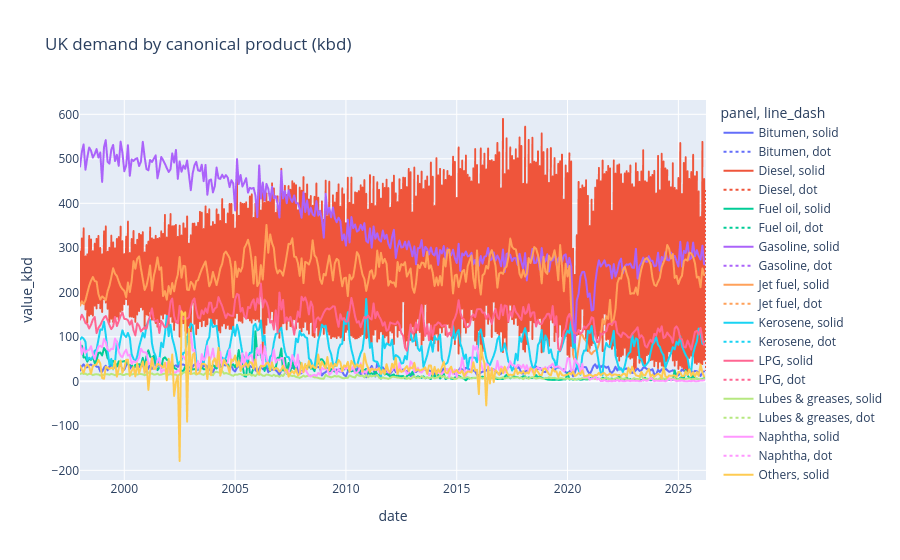

Notebook cell for this chart:
### Markdown cell above
## 4. Canonical rollup

### Code cell
fig_c = px.line(
    demand_canonical,
    x="date",
    y="value_kbd",
    color="panel",
    line_dash=demand_canonical["is_provisional"].map({True: "dot", False: "solid"}),
    title="UK demand by canonical product (kbd)",
)
fig_c.show()

### Figure 1 — Plotly figure (JSON) as saved in the notebook; plotly's stock layout.template omitted (floating-point values rounded to 4 significant figures; data arrays with more than 128 entries replaced by an {"elided": "..."} marker saying what was removed)
{"data": [{"hovertemplate": "panel=Bitumen<br>line_dash=solid<br>date=%{x}<br>value_kbd=%{y}<extra></extra>", "legendgroup": "Bitumen, solid", "line": {"color": "#636efa", "dash": "solid"}, "marker": {"symbol": "circle"}, "mode": "lines", "name": "Bitumen, solid", "showlegend": true, "type": "scattergl", "x": {"elided": "339 str values"}, "xaxis": "x", "y": {"elided": "339 float values"}, "yaxis": "y"}, {"hovertemplate": "panel=Bitumen<br>line_dash=dot<br>date=%{x}<br>value_kbd=%{y}<extra></extra>", "legendgroup": "Bitumen, dot", "line": {"color": "#636efa", "dash": "dot"}, "marker": {"symbol": "circle"}, "mode": "lines", "name": "Bitumen, dot", "showlegend": true, "type": "scattergl", "x": ["2026-04-01T00:00:00"], "xaxis": "x", "y": [25.82], "yaxis": "y"}, {"hovertemplate": "panel=Diesel<br>line_dash=solid<br>date=%{x}<br>value_kbd=%{y}<extra></extra>", "legendgroup": "Diesel, solid", "line": {"color": "#EF553B", "dash": "solid"}, "marker": {"symbol": "circle"}, "mode": "lines", "name": "Diesel, solid", "showlegend": true, "type": "scattergl", "x": {"elided": "678 str values"}, "xaxis": "x", "y": {"elided": "678 float values"}, "yaxis": "y"}, {"hovertemplate": "panel=Diesel<br>line_dash=dot<br>date=%{x}<br>value_kbd=%{y}<extra></extra>", "legendgroup": "Diesel, dot", "line": {"color": "#EF553B", "dash": "dot"}, "marker": {"symbol": "circle"}, "mode": "lines", "name": "Diesel, dot", "showlegend": true, "type": "scattergl", "x": ["2026-04-01T00:00:00", "2026-04-01T00:00:00"], "xaxis": "x", "y": [431.8, 25.41], "yaxis": "y"}, {"hovertemplate": "panel=Fuel oil<br>line_dash=solid<br>date=%{x}<br>value_kbd=%{y}<extra></extra>", "legendgroup": "Fuel oil, solid", "line": {"color": "#00cc96", "dash": "solid"}, "marker": {"symbol": "circle"}, "mode": "lines", "name": "Fuel oil, solid", "showlegend": true, "type": "scattergl", "x": {"elided": "339 str values"}, "xaxis": "x", "y": {"elided": "339 float values"}, "yaxis": "y"}, {"hovertemplate": "panel=Fuel oil<br>line_dash=dot<br>date=%{x}<br>value_kbd=%{y}<extra></extra>", "legendgroup": "Fuel oil, dot", "line": {"color": "#00cc96", "dash": "dot"}, "marker": {"symbol": "circle"}, "mode": "lines", "name": "Fuel oil, dot", "showlegend": true, "type": "scattergl", "x": ["2026-04-01T00:00:00"], "xaxis": "x", "y": [5.377], "yaxis": "y"}, {"hovertemplate": "panel=Gasoline<br>line_dash=solid<br>date=%{x}<br>value_kbd=%{y}<extra></extra>", "legendgroup": "Gasoline, solid", "line": {"color": "#ab63fa", "dash": "solid"}, "marker": {"symbol": "circle"}, "mode": "lines", "name": "Gasoline, solid", "showlegend": true, "type": "scattergl", "x": {"elided": "339 str values"}, "xaxis": "x", "y": {"elided": "339 float values"}, "yaxis": "y"}, {"hovertemplate": "panel=Gasoline<br>line_dash=dot<br>date=%{x}<br>value_kbd=%{y}<extra></extra>", "legendgroup": "Gasoline, dot", "line": {"color": "#ab63fa", "dash": "dot"}, "marker": {"symbol": "circle"}, "mode": "lines", "name": "Gasoline, dot", "showlegend": true, "type": "scattergl", "x": ["2026-04-01T00:00:00"], "xaxis": "x", "y": [274.9], "yaxis": "y"}, {"hovertemplate": "panel=Jet fuel<br>line_dash=solid<br>date=%{x}<br>value_kbd=%{y}<extra></extra>", "legendgroup": "Jet fuel, solid", "line": {"color": "#FFA15A", "dash": "solid"}, "marker": {"symbol": "circle"}, "mode": "lines", "name": "Jet fuel, solid", "showlegend": true, "type": "scattergl", "x": {"elided": "339 str values"}, "xaxis": "x", "y": {"elided": "339 float values"}, "yaxis": "y"}, {"hovertemplate": "panel=Jet fuel<br>line_dash=dot<br>date=%{x}<br>value_kbd=%{y}<extra></extra>", "legendgroup": "Jet fuel, dot", "line": {"color": "#FFA15A", "dash": "dot"}, "marker": {"symbol": "circle"}, "mode": "lines", "name": "Jet fuel, dot", "showlegend": true, "type": "scattergl", "x": ["2026-04-01T00:00:00"], "xaxis": "x", "y": [259.7], "yaxis": "y"}, {"hovertemplate": "panel=Kerosene<br>line_dash=solid<br>date=%{x}<br>value_kbd=%{y}<extra></extra>", "legendgroup": "Kerosene, solid", "line": {"color": "#19d3f3", "dash": "solid"}, "marker": {"symbol": "circle"}, "mode": "lines", "name": "Kerosene, solid", "showlegend": true, "type": "scattergl", "x": {"elided": "339 str values"}, "xaxis": "x", "y": {"elided": "339 float values"}, "yaxis": "y"}, {"hovertemplate": "panel=Kerosene<br>line_dash=dot<br>date=%{x}<br>value_kbd=%{y}<extra></extra>", "legendgroup": "Kerosene, dot", "line": {"color": "#19d3f3", "dash": "dot"}, "marker": {"symbol": "circle"}, "mode": "lines", "name": "Kerosene, dot", "showlegend": true, "type": "scattergl", "x": ["2026-04-01T00:00:00"], "xaxis": "x", "y": [57.59], "yaxis": "y"}, {"hovertemplate": "panel=LPG<br>line_dash=solid<br>date=%{x}<br>value_kbd=%{y}<extra></extra>", "legendgroup": "LPG, solid", "line": {"color": "#FF6692", "dash": "solid"}, "marker": {"symbol": "circle"}, "mode": "lines", "name": "LPG, solid", "showlegend": true, "type": "scattergl", "x": {"elided": "339 str values"}, "xaxis": "x", "y": {"elided": "339 float values"}, "yaxis": "y"}, {"hovertemplate": "panel=LPG<br>line_dash=dot<br>date=%{x}<br>value_kbd=%{y}<extra></extra>", "legendgroup": "LPG, dot", "line": {"color": "#FF6692", "dash": "dot"}, "marker": {"symbol": "circle"}, "mode": "lines", "name": "LPG, dot", "showlegend": true, "type": "scattergl", "x": ["2026-04-01T00:00:00"], "xaxis": "x", "y": [75.6], "yaxis": "y"}, {"hovertemplate": "panel=Lubes & greases<br>line_dash=solid<br>date=%{x}<br>value_kbd=%{y}<extra></extra>", "legendgroup": "Lubes & greases, solid", "line": {"color": "#B6E880", "dash": "solid"}, "marker": {"symbol": "circle"}, "mode": "lines", "name": "Lubes & greases, solid", "showlegend": true, "type": "scattergl", "x": {"elided": "339 str values"}, "xaxis": "x", "y": {"elided": "339 float values"}, "yaxis": "y"}, {"hovertemplate": "panel=Lubes & greases<br>line_dash=dot<br>date=%{x}<br>value_kbd=%{y}<extra></extra>", "legendgroup": "Lubes & greases, dot", "line": {"color": "#B6E880", "dash": "dot"}, "marker": {"symbol": "circle"}, "mode": "lines", "name": "Lubes & greases, dot", "showlegend": true, "type": "scattergl", "x": ["2026-04-01T00:00:00"], "xaxis": "x", "y": [6.98], "yaxis": "y"}, {"hovertemplate": "panel=Naphtha<br>line_dash=solid<br>date=%{x}<br>value_kbd=%{y}<extra></extra>", "legendgroup": "Naphtha, solid", "line": {"color": "#FF97FF", "dash": "solid"}, "marker": {"symbol": "circle"}, "mode": "lines", "name": "Naphtha, solid", "showlegend": true, "type": "scattergl", "x": {"elided": "339 str values"}, "xaxis": "x", "y": {"elided": "339 float values"}, "yaxis": "y"}, {"hovertemplate": "panel=Naphtha<br>line_dash=dot<br>date=%{x}<br>value_kbd=%{y}<extra></extra>", "legendgroup": "Naphtha, dot", "line": {"color": "#FF97FF", "dash": "dot"}, "marker": {"symbol": "circle"}, "mode": "lines", "name": "Naphtha, dot", "showlegend": true, "type": "scattergl", "x": ["2026-04-01T00:00:00"], "xaxis": "x", "y": [0.3056], "yaxis": "y"}, {"hovertemplate": "panel=Others<br>line_dash=solid<br>date=%{x}<br>value_kbd=%{y}<extra></extra>", "legendgroup": "Others, solid", "line": {"color": "#FECB52", "dash": "solid"}, "marker": {"symbol": "circle"}, "mode": "lines", "name": "Others, solid", "showlegend": true, "type": "scattergl", "x": {"elided": "339 str values"}, "xaxis": "x", "y": {"elided": "339 float values"}, "yaxis": "y"}, {"hovertemplate": "panel=Others<br>line_dash=dot<br>date=%{x}<br>value_kbd=%{y}<extra></extra>", "legendgroup": "Others, dot", "line": {"color": "#FECB52", "dash": "dot"}, "marker": {"symbol": "circle"}, "mode": "lines", "name": "Others, dot", "showlegend": true, "type": "scattergl", "x": ["2026-04-01T00:00:00"], "xaxis": "x", "y": [11.54], "yaxis": "y"}], "layout": {"legend": {"title": {"text": "panel, line_dash"}, "tracegroupgap": 0}, "title": {"text": "UK demand by canonical product (kbd)"}, "xaxis": {"anchor": "y", "domain": [0, 1], "title": {"text": "date"}}, "yaxis": {"anchor": "x", "domain": [0, 1], "title": {"text": "value_kbd"}}}}
